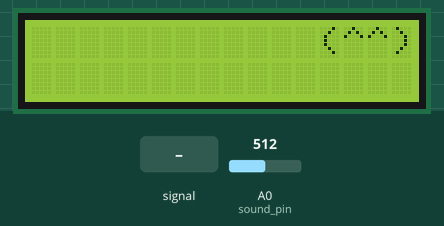
This sketch was run on a simulated Arduino Uno, built with avr-gcc and run on an emulated ATmega328P. Parts: 16×2 character LCD. The inputs (shaded band) are chosen by the test bench; at power-on: A0 (sound_pin) = 512. What the sketch prints to the serial monitor is not drawn.

Above: at 1.2 s.
1.3 s: A0 (sound_pin) set to 485
2.8 s: A0 (sound_pin) fed a 200 Hz sine of ±81 counts around its level
At 4.5 s:
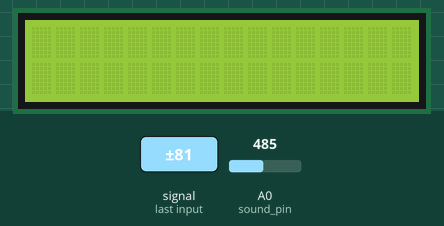
4.7 s: A0 (sound_pin) set to 510
At 7.08 s:
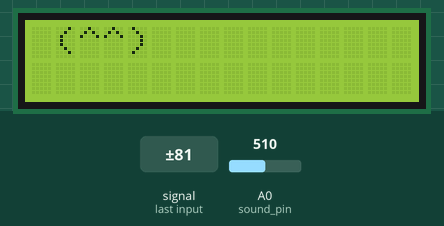
Timing chart, 0 to 8.6 s (numbered marks = the images above; inputs shaded):
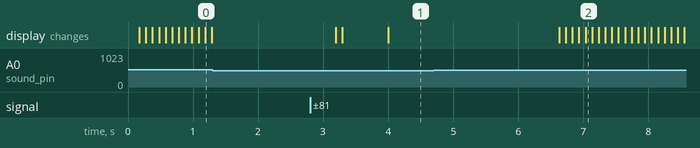

The sketch:

scream_go.ino
```cpp
#include <Wire.h>
#include <LiquidCrystal_I2C.h>

LiquidCrystal_I2C lcd(0x27, 16, 2);
int sound_pin = A0;

void setup() {
  Serial.begin(9600);
  lcd.begin();
  lcd.backlight();
  lcd.clear();
  lcd.print("(^^)");
}

void loop() {
  int sound_value=analogRead(sound_pin);

  Serial.print("sound value : ");
  Serial.println(sound_value);

  if(sound_value>500){
    lcd.scrollDisplayRight();
  }
  delay(100);
}
```

Measured:
- after the input at 1.3 s, every drawn part: stays the same
- after the input at 2.8 s, the display: first changes after 0.40 s (image 1 shows a later state)
